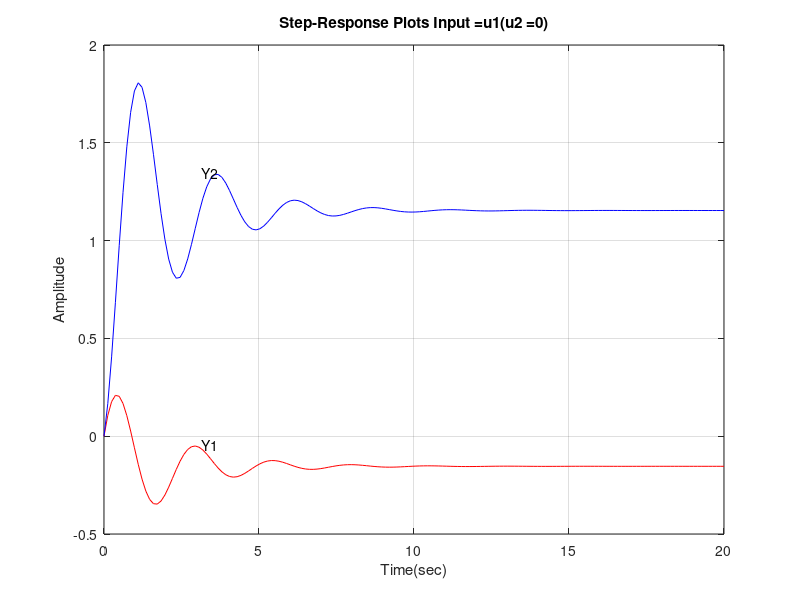
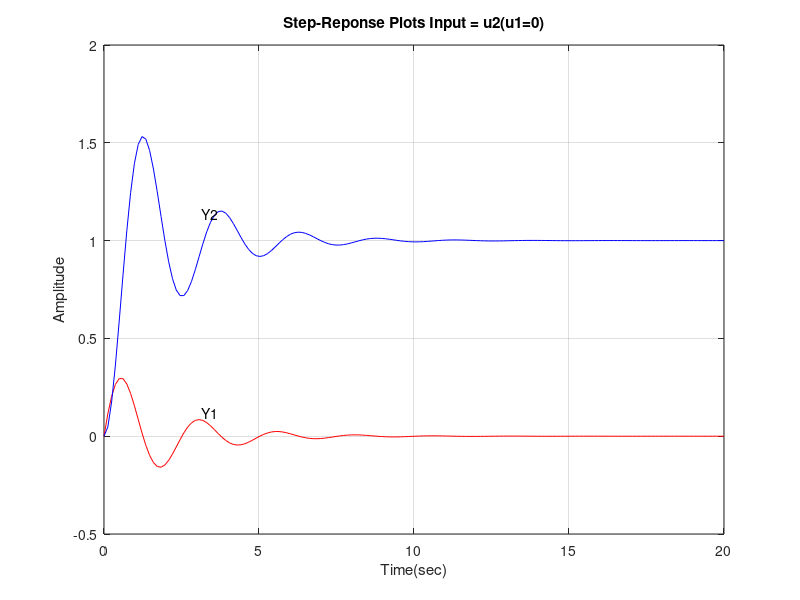

Write the MATLAB code that produced these figures, in order.
pkg load control
% Step response curves for system defined in state space
% In this program we plot step response curves of a system having two inputs and two outputs
% Enter matrices A, B,C, D
A = [-1 -1;6.5 0];
B = [1 1;1 0];
C = [1 0;0 1];
D = [0 0;0 0];
% Define the system
sys = ss(A,B,C,D);
[y,t,x] = step(sys);
figure(1)
plot(t,y(:,1),'r',t,y(:,2),'b')
grid on
title('Step-Response Plots Input =u1(u2 =0)')
ylabel('Amplitude')
xlabel('Time(sec)')
text(pi,-0.04,'Y1')
text(pi,1.35,'Y2')
figure(2)
plot(t,y(:,3),'r',t,y(:,4),'b')
grid on
title('Step-Reponse Plots Input = u2(u1=0)')
ylabel('Amplitude')
xlabel('Time(sec)')
text(pi,0.12,'Y1')
text(pi,1.14,'Y2')